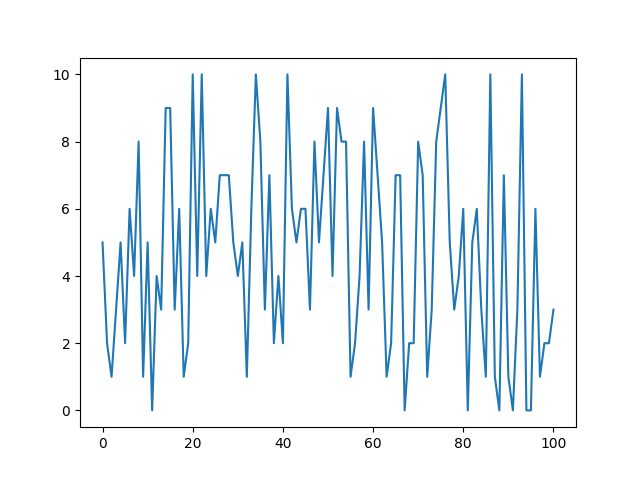
#> input picture day1_16/test.png, 640 x 480 px
$ python demo7.py
#> lines starting #> are read from the running program, lines starting #| are printed output that depends on the picture
import cv2

cv2.namedWindow("TEST", cv2.WINDOW_NORMAL)

cv2.resizeWindow("TEST", 800, 600)

img = cv2.imread("test.png", cv2.IMREAD_GRAYSCALE)
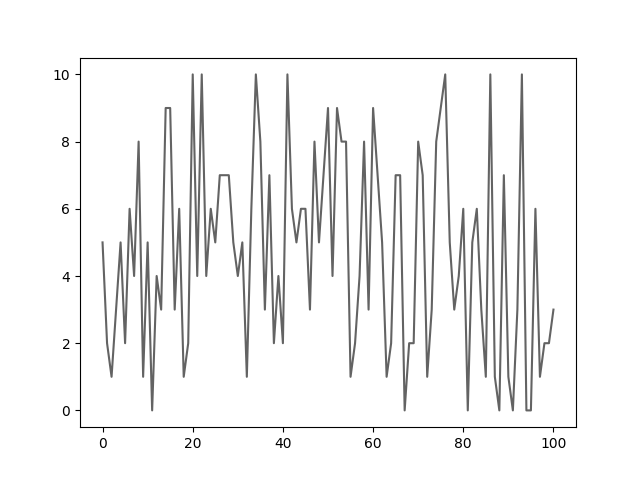
#> img: shape (480, 640); min 0, max 255, mean 241.7
cv2.imshow("TEST", img)
print(cv2.waitKey(0))

$ run again, with day1_16/face.jpg saved as day1_16/test.png
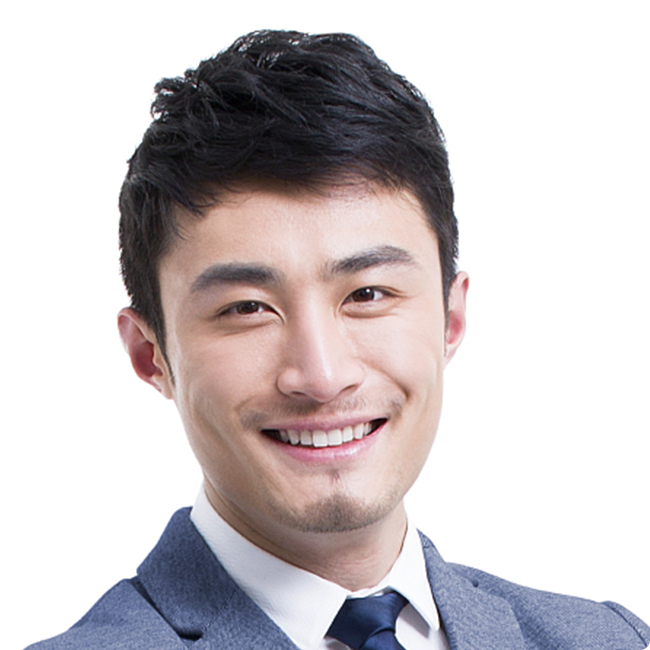
#> input picture day1_16/face.jpg, 650 x 650 px
#> `img = cv2.imread("test.png", cv2.IMREAD_GRAYSCALE)`:
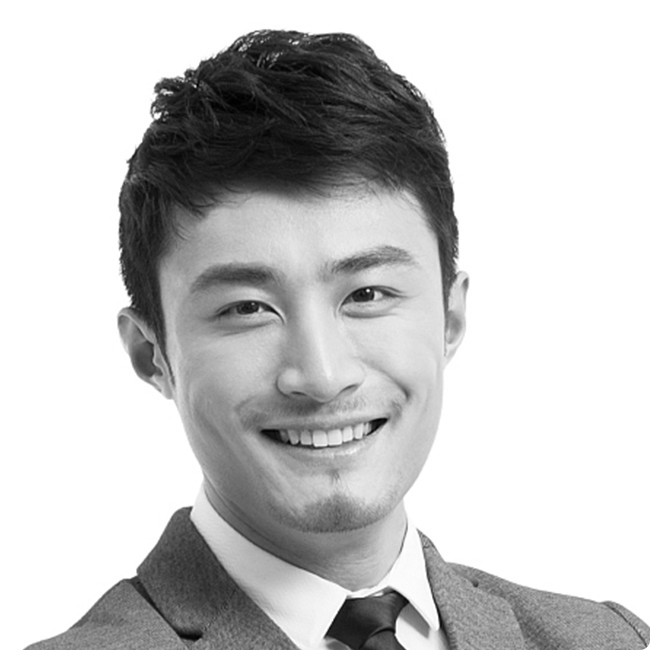
#> img: shape (650, 650); min 0, max 255, mean 198.3
